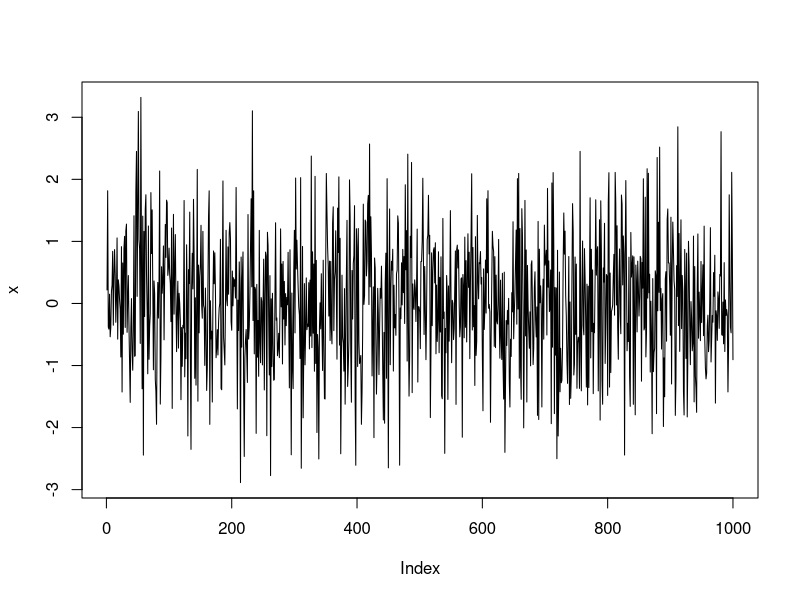

Write the R code that produced this figure.
## ---- chunk 1
#  simulando uma VA com distribuição normal padrao
x <- rnorm(1000)

# grafico de linha da variavel simulada:
plot(x, type = "l")
